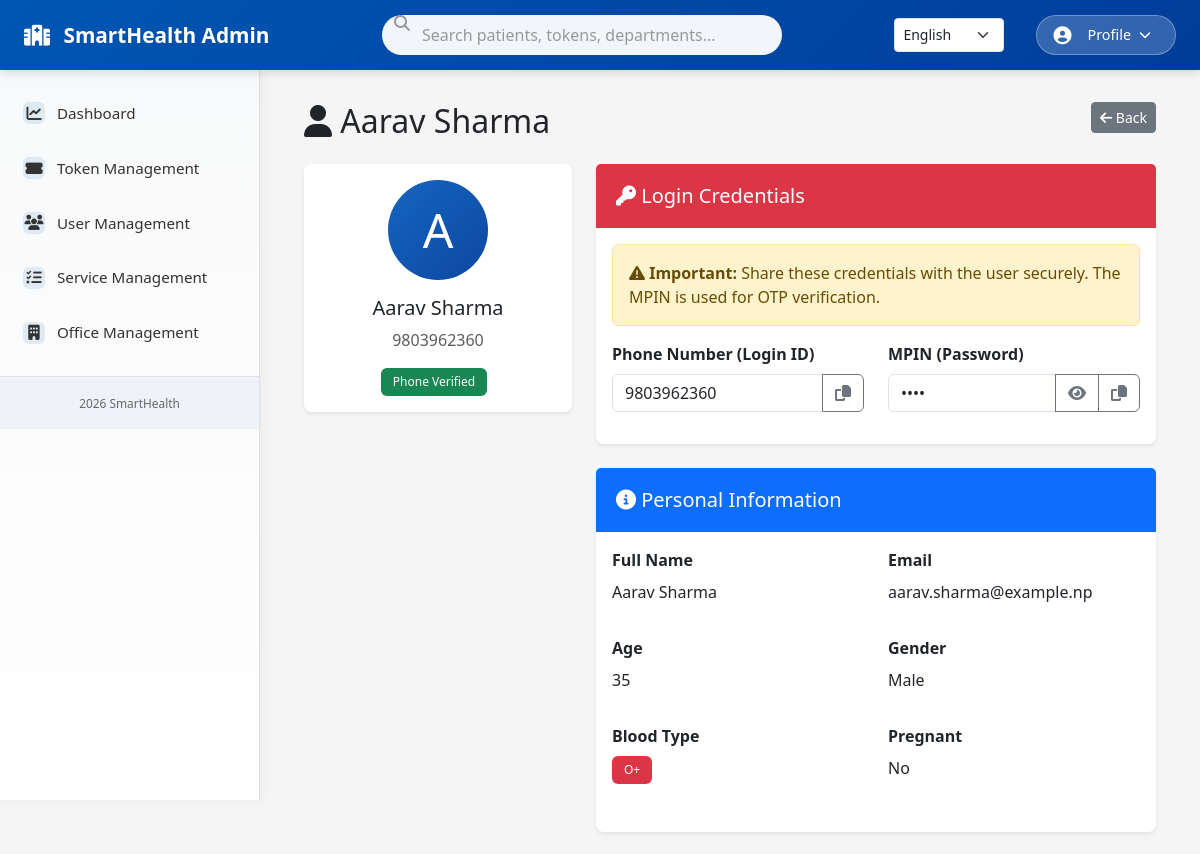
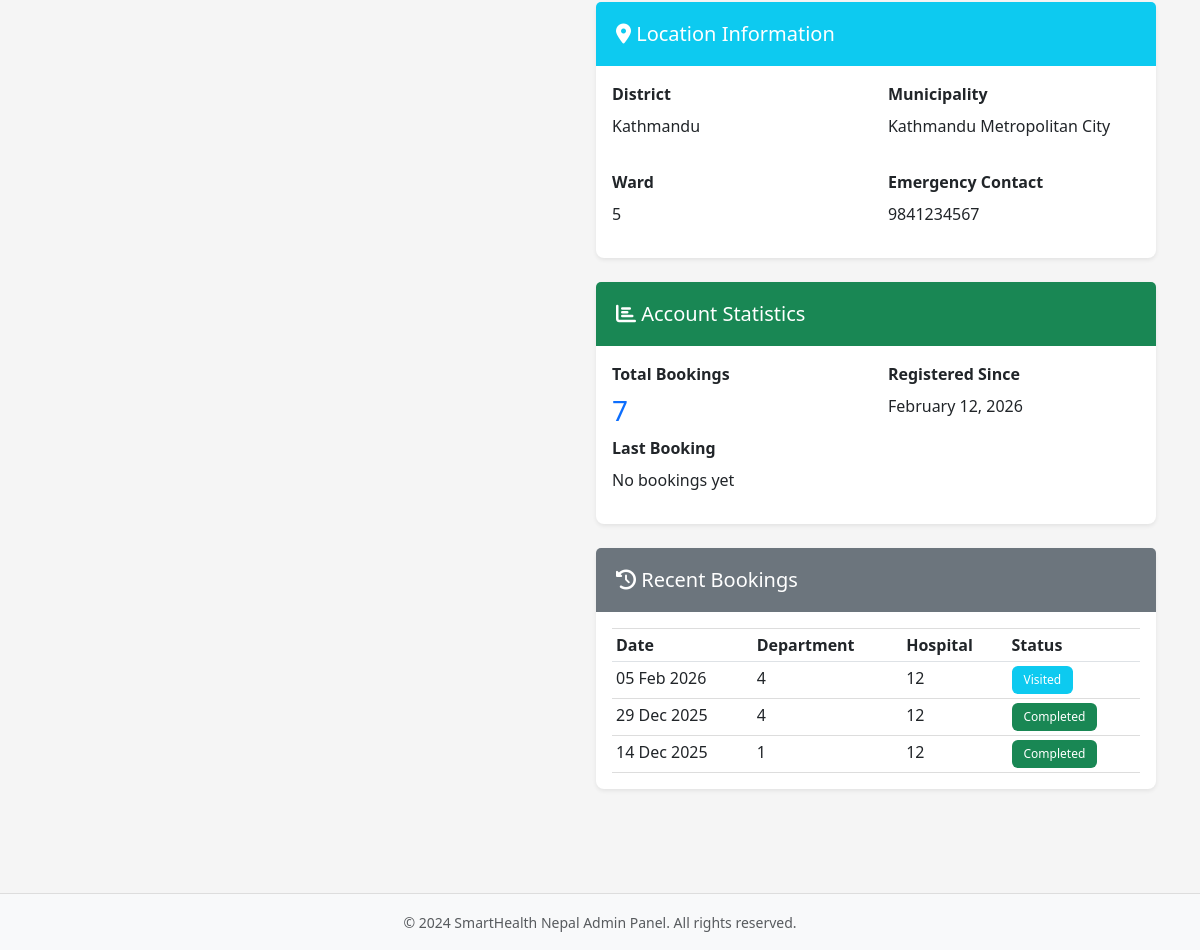
The page /admin/frontend/views/user_management/view.php?id=1 (signed in) on the database its author committed (2 pictures, top to bottom).
### tables this page shows
CREATE TABLE `users` (
  `id` int(11) NOT NULL AUTO_INCREMENT,
  PRIMARY KEY (`id`),
  `phone_number` varchar(20) DEFAULT NULL,
  `full_name` varchar(100) DEFAULT NULL,
  `age` int(11) DEFAULT NULL,
  `gender` enum('Male','Female','Other') DEFAULT NULL,
  `email` varchar(100) DEFAULT NULL,
  `district` varchar(100) DEFAULT NULL,
  `municipality` varchar(100) DEFAULT NULL,
  `ward` varchar(50) DEFAULT NULL,
  `latitude` decimal(10,8) DEFAULT NULL,
  `longitude` decimal(11,8) DEFAULT NULL,
  `mpin` varchar(10) DEFAULT NULL,
  `old_mpin` varchar(10) DEFAULT NULL,
  `mpin_generated_at` timestamp NULL DEFAULT NULL,
  `is_pregnant` tinyint(1) DEFAULT 0,
  `chronic_diseases` longtext DEFAULT NULL,
   
  `name` varchar(100) DEFAULT NULL,
  `phone` varchar(20) DEFAULT NULL,
  `language` varchar(10) DEFAULT 'en',
  `created_at` timestamp NOT NULL DEFAULT current_timestamp(),
  `updated_at` timestamp NOT NULL DEFAULT current_timestamp() ON UPDATE current_timestamp(),
  `phone_verified` tinyint(1) DEFAULT 0,
  `avatar_color` varchar(20) DEFAULT 'primary',
  `last_booking_date` timestamp NULL DEFAULT NULL,
  `total_bookings` int(11) DEFAULT 0,
  `blood_type` varchar(10) DEFAULT NULL,
  `allergies` text DEFAULT NULL,
  `emergency_contact` varchar(20) DEFAULT NULL,
  `emergency_contact_name` varchar(100) DEFAULT NULL
);

CREATE TABLE `booking_history` (
  `id` int(11) NOT NULL AUTO_INCREMENT,
  PRIMARY KEY (`id`),
  `user_id` int(11) NOT NULL,
  `token_id` int(11) DEFAULT NULL,
  `department_id` int(11) NOT NULL,
  `hospital_id` int(11) DEFAULT NULL,
  `booking_date` timestamp NOT NULL DEFAULT current_timestamp(),
  `visited_date` timestamp NULL DEFAULT NULL,
  `doctor_name` varchar(100) DEFAULT NULL,
  `diagnosis` text DEFAULT NULL,
  `treatment` text DEFAULT NULL,
  `follow_up_required` tinyint(1) DEFAULT 0,
  `follow_up_date` date DEFAULT NULL,
  `notes` text DEFAULT NULL,
  `rating` int(11) DEFAULT NULL,
  `feedback` text DEFAULT NULL,
  `status` enum('Pending','Visited','Completed','Cancelled') DEFAULT 'Pending',
  `created_at` timestamp NOT NULL DEFAULT current_timestamp(),
  `updated_at` timestamp NOT NULL DEFAULT current_timestamp() ON UPDATE current_timestamp()
);

### admin/frontend/views/user_management/view.php (the view, shortened to what this page needs)
<?php
require_once __DIR__ . '/../../../backend/init.php';
$user_id = intval($_GET['id'] ?? 0);
$sql = "SELECT * FROM users WHERE id = $user_id";
$result = $db->query($sql);
$user = $result ? $result->fetch_assoc() : null;
$bookings_result = $db->query("SELECT * FROM booking_history WHERE user_id = $user_id ORDER BY booking_date DESC LIMIT 5");
$bookings = [];
if ($bookings_result) {
    while ($row = $bookings_result->fetch_assoc()) {
        $bookings[] = $row;
    }
}
require_once __DIR__ . '/../layouts/header.php';
require_once __DIR__ . '/../layouts/sidebar.php';
?>
<div class="container-fluid">
    <h2 class="mb-4">
        <i class="fas fa-user"></i> <?php echo htmlspecialchars($user['full_name'] ?? 'User'); ?>
        <a href="index.php" class="btn btn-sm btn-secondary float-end">
            <i class="fas fa-arrow-left"></i> Back
        </a>
    </h2>
    <div class="row">
        <div class="col-md-4 mb-4">
            <div class="card shadow-sm">
                <div class="card-body text-center">
                    <div class="mb-3">
                        <div style="width: 100px; height: 100px; margin: 0 auto; background: linear-gradient(135deg, #1565c0 0%, #0d47a1 100%); border-radius: 50%; display: flex; align-items: center; justify-content: center;">
                            <span style="font-size: 48px; color: white;">
                                <?php echo strtoupper(substr($user['full_name'][0], 0, 1)); ?>
                            </span>
                        </div>
                    </div>
                    <h5><?php echo htmlspecialchars($user['full_name'] ?? 'Unknown'); ?></h5>
                    <p class="text-muted"><?php echo htmlspecialchars($user['phone_number']); ?></p>
                    <div class="mt-3">
                        <span class="badge bg-success me-2">
                            <?php echo $user['phone_verified'] ? 'Phone Verified' : 'Not Verified'; ?>
                        </span>
                    </div>
                </div>
            </div>
        </div>
        <div class="col-md-8">
            <div class="card shadow-sm mb-4">
                <div class="card-header bg-danger text-white">
                    <h5 class="card-title mb-0">
                        <i class="fas fa-key"></i> Login Credentials
                    </h5>
                </div>
                <div class="card-body">
                    <div class="alert alert-warning">
                        <i class="fas fa-exclamation-triangle"></i> <strong>Important:</strong> Share these credentials with the user securely. The MPIN is used for OTP verification.
                    </div>
                    <div class="row mb-3">
                        <div class="col-md-6">
                            <label class="form-label"><strong>Phone Number (Login ID)</strong></label>
                            <div class="input-group">
                                <input type="text" class="form-control" value="<?php echo htmlspecialchars($user['phone_number']); ?>" readonly>
                                <button class="btn btn-outline-secondary" type="button" onclick="copyToClipboard('<?php echo htmlspecialchars($user['phone_number']); ?>')">
                                    <i class="fas fa-copy"></i>
                                </button>
                            </div>
                        </div>
                        <div class="col-md-6">
                            <label class="form-label"><strong>MPIN (Password)</strong></label>
                            <div class="input-group">
                                <input type="password" class="form-control" id="mpinInput" value="<?php echo htmlspecialchars($user['mpin']); ?>" readonly>
                                <button class="btn btn-outline-secondary" type="button" onclick="toggleMPIN()">
                                    <i class="fas fa-eye"></i>
                                </button>
                                <button class="btn btn-outline-secondary" type="button" onclick="copyToClipboard('<?php echo htmlspecialchars($user['mpin']); ?>')">
                                    <i class="fas fa-copy"></i>
                                </button>
                            </div>
                        </div>
                    </div>
                </div>
            </div>
            <div class="card shadow-sm mb-4">
                <div class="card-header bg-primary text-white">
                    <h5 class="card-title mb-0">
                        <i class="fas fa-info-circle"></i> Personal Information
                    </h5>
                </div>
                <div class="card-body">
                    <div class="row mb-3">
                        <div class="col-md-6">
                            <label class="form-label"><strong>Full Name</strong></label>
                            <p><?php echo htmlspecialchars($user['full_name'] ?? 'N/A'); ?></p>
                        </div>
                        <div class="col-md-6">
                            <label class="form-label"><strong>Email</strong></label>
                            <p><?php echo htmlspecialchars($user['email'] ?? 'N/A'); ?></p>
                        </div>
                    </div>
                    <div class="row mb-3">
                        <div class="col-md-6">
                            <label class="form-label"><strong>Age</strong></label>
                            <p><?php echo htmlspecialchars($user['age'] ?? 'N/A'); ?></p>
                        </div>
                        <div class="col-md-6">
                            <label class="form-label"><strong>Gender</strong></label>
                            <p><?php echo htmlspecialchars($user['gender'] ?? 'N/A'); ?></p>
                        </div>
                    </div>
                    <div class="row mb-3">
                        <div class="col-md-6">
                            <label class="form-label"><strong>Blood Type</strong></label>
                            <p>
                                <?php if($user['blood_type']): ?>
                                    <span class="badge bg-danger"><?php echo htmlspecialchars($user['blood_type']); ?></span>
                                <?php else: ?>
                                    Not Set
                                <?php endif; ?>
                            </p>
                        </div>
                        <div class="col-md-6">
                            <label class="form-label"><strong>Pregnant</strong></label>
                            <p><?php echo $user['is_pregnant'] ? 'Yes' : 'No'; ?></p>
                        </div>
                    </div>
                </div>
            </div>
            <div class="card shadow-sm mb-4">
                <div class="card-header bg-info text-white">
                    <h5 class="card-title mb-0">
                        <i class="fas fa-map-marker-alt"></i> Location Information
                    </h5>
                </div>
                <div class="card-body">
                    <div class="row mb-3">
                        <div class="col-md-6">
                            <label class="form-label"><strong>District</strong></label>
                            <p><?php echo htmlspecialchars($user['district'] ?? 'N/A'); ?></p>
                        </div>
                        <div class="col-md-6">
                            <label class="form-label"><strong>Municipality</strong></label>
                            <p><?php echo htmlspecialchars($user['municipality'] ?? 'N/A'); ?></p>
                        </div>
                    </div>
                    <div class="row">
                        <div class="col-md-6">
                            <label class="form-label"><strong>Ward</strong></label>
                            <p><?php echo htmlspecialchars($user['ward'] ?? 'N/A'); ?></p>
                        </div>
                        <div class="col-md-6">
                            <label class="form-label"><strong>Emergency Contact</strong></label>
                            <p><?php echo htmlspecialchars($user['emergency_contact'] ?? 'N/A'); ?></p>
                        </div>
                    </div>
                </div>
            </div>
            <div class="card shadow-sm mb-4">
                <div class="card-header bg-success text-white">
                    <h5 class="card-title mb-0">
                        <i class="fas fa-chart-bar"></i> Account Statistics
                    </h5>
                </div>
                <div class="card-body">
                    <div class="row">
                        <div class="col-md-6">
                            <label class="form-label"><strong>Total Bookings</strong></label>
                            <h3 class="text-primary"><?php echo $user['total_bookings']; ?></h3>
                        </div>
                        <div class="col-md-6">
                            <label class="form-label"><strong>Registered Since</strong></label>
                            <p><?php echo date('F d, Y', strtotime($user['created_at'])); ?></p>
                        </div>
                    </div>
                    <div class="row">
                        <div class="col-md-12">
                            <label class="form-label"><strong>Last Booking</strong></label>
                            <p>
                                <?php
                                if ($user['last_booking_date']) {
                                    echo date('F d, Y H:i A', strtotime($user['last_booking_date']));
                                } else {
                                    echo 'No bookings yet';
                                }
                                ?>
                            </p>
                        </div>
                    </div>
                </div>
            </div>
            <?php if (!empty($bookings)): ?>
            <div class="card shadow-sm">
                <div class="card-header bg-secondary text-white">
                    <h5 class="card-title mb-0">
                        <i class="fas fa-history"></i> Recent Bookings
                    </h5>
                </div>
                <div class="card-body">
                    <div class="table-responsive">
                        <table class="table table-sm table-hover">
                            <thead>
                                <tr>
                                    <th>Date</th>
                                    <th>Department</th>
                                    <th>Hospital</th>
                                    <th>Status</th>
                                </tr>
                            </thead>
                            <tbody>
                                <?php foreach ($bookings as $booking): ?>
                                <tr>
                                    <td><?php echo date('d M Y', strtotime($booking['booking_date'])); ?></td>
                                    <td><?php echo htmlspecialchars($booking['department_id']); ?></td>
                                    <td><?php echo htmlspecialchars($booking['hospital_id']); ?></td>
                                    <td>
                                        <span class="badge bg-<?php
                                            echo $booking['status'] === 'Completed' ? 'success' :
                                                ($booking['status'] === 'Pending' ? 'warning' :
                                                ($booking['status'] === 'Visited' ? 'info' : 'danger'));
                                        ?>">
                                            <?php echo htmlspecialchars($booking['status']); ?>
                                        </span>
                                    </td>
                                </tr>
                                <?php endforeach; ?>
                            </tbody>
                        </table>
                    </div>
                </div>
            </div>
            <?php endif; ?>
        </div>
    </div>
</div>
<?php
require_once __DIR__ . '/../layouts/footer.php';
?>

### admin/public/assets/css/admin.css (style rules this page uses)
* { margin: 0; padding: 0; box-sizing: border-box; }
body { font-family: 'Segoe UI', Tahoma, Geneva, Verdana, sans-serif; background-color: #f5f5f5; }
.card { border: none; box-shadow: 0 2px 10px rgba(0, 0, 0, 0.05); }

### admin/frontend/views/layouts/header.php (style rules this page uses)
:root { --primary-color: #0056b3; --secondary-color: #6c757d; --success-color: #28a745; --danger-color: #dc3545; --warning-color: #ffc107; --info-color: #17a2b8; }
body { font-family: 'Segoe UI', Tahoma, Geneva, Verdana, sans-serif; background-color: #f5f5f5; padding-top: 70px; }
.card { border: none; border-radius: 8px; box-shadow: 0 2px 8px rgba(0, 0, 0, 0.08); margin-bottom: 1.5rem; }
.card-header { border-radius: 8px 8px 0 0; border: none; padding: 1.25rem; font-weight: 600; }
.table { margin-bottom: 0; }
.table thead { background-color: #f8f9fa; border-top: 1px solid #ddd; }
.table tbody tr { border-bottom: 1px solid #ddd; }
.badge { padding: 0.5rem 0.75rem; font-weight: 500; }

### rows shown on the page
users: full_name "Aarav Sharma", full_name "A", phone_number "9803962360", email "aarav.sharma@example.np", age "35", gender "Male", blood_type "O+", district "Kathmandu", municipality "Kathmandu Metropolitan City", ward "5", emergency_contact "9841234567", total_bookings "7", created_at "February 12, 2026"
booking_history: booking_date "05 Feb 2026", department "4", hospital "12", status "Visited"
booking_history: booking_date "29 Dec 2025", department "4", hospital "12", status "Completed"
booking_history: booking_date "14 Dec 2025", department "1", hospital "12", status "Completed"

### other values the page prints
$lang['dashboard'] "Dashboard"
$lang['token_management'] "Token Management"
$lang['user_management'] "User Management"
$lang['service_management'] "Service Management"
$lang['office_management'] "Office Management"
